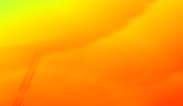
#> input picture Figure_1.png_05_05_1.png, 183 x 106 px
$ python checkImage.py
#> lines starting #> are read from the running program, lines starting #| are printed output that depends on the picture
import cv2

size = 128, 128

image_name = 'Figure_1.png_05_05_1.png'
img = cv2.imread(image_name)
#> img is the input picture: shape (106, 183, 3); mean B, G, R 0.9, 158.6, 253.5
img = cv2.cvtColor(img, cv2.COLOR_BGR2GRAY)
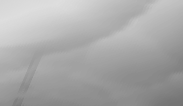
#> img: shape (106, 183); min 113, max 222, mean 169
print(img.shape)
#| (106, 183)

resized = cv2.resize(img, size, interpolation = cv2.INTER_NEAREST)
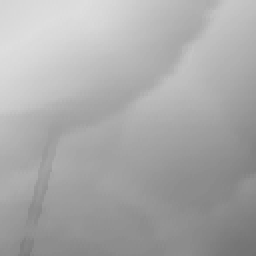
#> resized: shape (128, 128) (shown 2 times larger); min 113, max 222, mean 169.4
cv2.imwrite('cropped_'+image_name, resized)

$ run again, with Figure_1.png_03_07_1.png copied over Figure_1.png_05_05_1.png
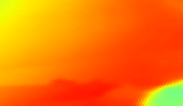
#> input picture Figure_1.png_03_07_1.png, 183 x 106 px
#> img is the input picture: shape (106, 183, 3); mean B, G, R 3.3, 118.1, 251.2
#> `img = cv2.cvtColor(img, cv2.COLOR_BGR2GRAY)`:
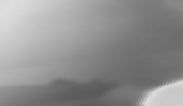
#> img: shape (106, 183); min 89, max 222, mean 144.8
#| (106, 183)
#> `resized = cv2.resize(img, size, interpolation = cv2.INTER_NEAREST)`:
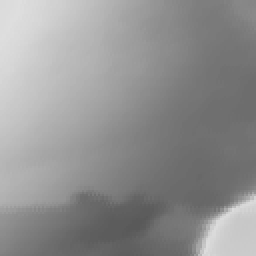
#> resized: shape (128, 128) (shown 2 times larger); min 89, max 222, mean 145.1

$ run again, with Figure_1.png_05_04_1.png copied over Figure_1.png_05_05_1.png
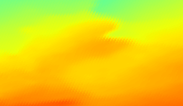
#> input picture Figure_1.png_05_04_1.png, 183 x 106 px
#> img is the input picture: shape (106, 183, 3); mean B, G, R 18, 210.1, 233.5
#> `img = cv2.cvtColor(img, cv2.COLOR_BGR2GRAY)`:
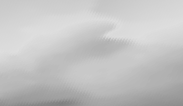
#> img: shape (106, 183); min 128, max 222, mean 195.2
#| (106, 183)
#> `resized = cv2.resize(img, size, interpolation = cv2.INTER_NEAREST)`:
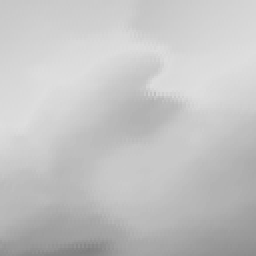
#> resized: shape (128, 128) (shown 2 times larger); min 128, max 222, mean 195.4
